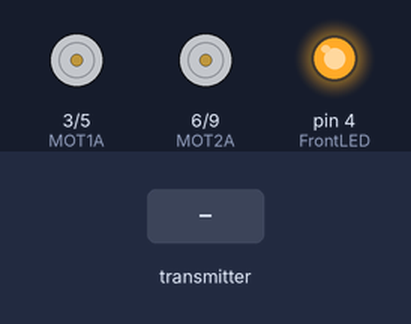
Recording of a sketch running on a simulated Arduino Uno, built with avr-gcc and run on an emulated ATmega328P. Shown: motor-driver pin pairs drawn as motors (green arrow = first pin HIGH = forward, orange = second pin HIGH = backward, longer = more drive), output pins drawn as LEDs (lit = HIGH). The test bench sets the inputs (shaded band). No radio packets arrive unless stated; what the sketch prints to the serial monitor is not drawn.

Above: at 1.2 s.
1.3 s: the transmitter starts sending carspeed = 1023
At 1.9 s:
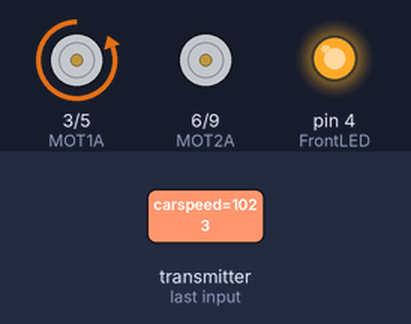
2.8 s: the transmitter starts sending steering = 256
At 3.1 s:
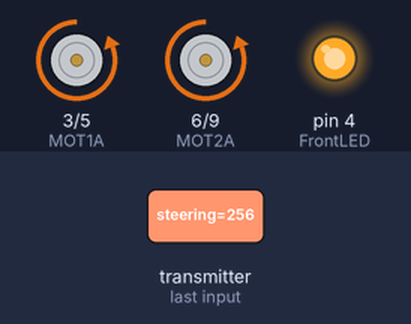
4.3 s: the transmitter starts sending carspeed = 0
At 5.5 s:
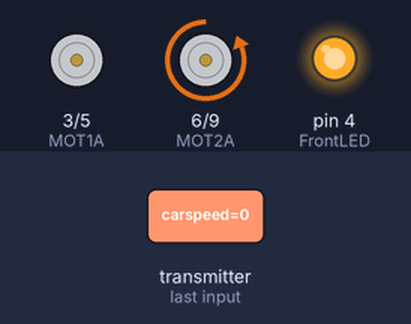
5.8 s: the transmitter starts sending steering = 0
At 6.6 s:
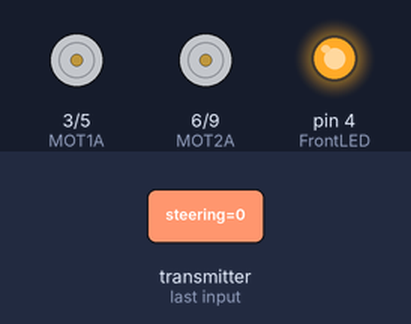
7.3 s: the transmitter starts sending steering = 512
At 7.7 s:
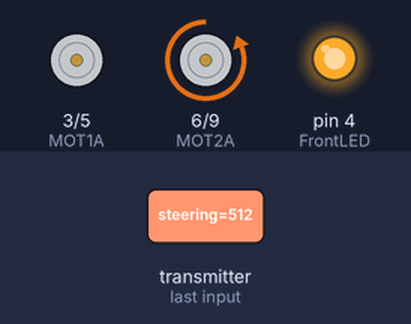
Timing chart, 0 to 9.8 s (numbered marks = the images above; inputs shaded):
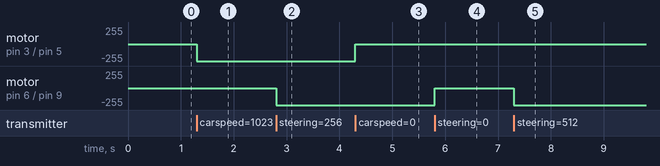

The sketch:

Car_receiver.ino
```cpp
#include <SPI.h>
//#include <printf.h>
#include "RF24.h"
#include "LowPower.h"

RF24 radio(8,10);                        // Set up nRF24L01 radio on SPI bus plus pins

#define MOT1A    3
#define MOT1B    5
#define MOT2A    6
#define MOT2B    9
#define FrontLED    4
#define SleepTimeout    60000
#define StopTimeout    1000

unsigned long PreviousTime;

const uint64_t pipe =  0xE8E8F0F0E1LL;

typedef struct {
  int carspeed;
  int steering;
} CarData;

CarData data;

void setup(void) {
  pinMode(MOT1A, OUTPUT);
  digitalWrite(MOT1A, LOW);
  pinMode(MOT1B, OUTPUT);
  digitalWrite(MOT1B, LOW);
  pinMode(MOT2A, OUTPUT);
  digitalWrite(MOT2A, LOW);
  pinMode(MOT2B, OUTPUT);
  digitalWrite(MOT2B, LOW);
  pinMode(FrontLED, OUTPUT);
  digitalWrite(FrontLED, HIGH);

  Serial.begin(115200);
//  printf_begin();

  radio.begin();                           // Setup and configure rf radio
  radio.openReadingPipe(1,pipe);
  radio.setPALevel(RF24_PA_LOW);
  radio.startListening();
//  radio.printDetails();                   // Dump the configuration of the rf unit for debugging

  Serial.println(F("\n\rRF24/examples/Receive/"));
  Serial.println("Waiting for data");
  data.carspeed = 0;
  data.steering = 0;
}

void loop(void){
  if ( radio.available() )
  {
    radio.read( &data, sizeof(data) );
    Serial.println("Received data");
    Serial.println(data.carspeed,DEC);
    Serial.println(data.steering,DEC);
    SpeedMotor(data.carspeed);
    SteeringMotor(data.steering);
    PreviousTime = millis();
  }
  Serial.print("Previous: ");
  Serial.println(PreviousTime);
  Serial.print("Current: ");
  Serial.println(millis());

  if (millis() > PreviousTime + StopTimeout) {
    SpeedMotor(0);
    SteeringMotor(0);
  }

  if (millis() > PreviousTime + SleepTimeout) {
    radio.stopListening();
    radio.powerDown();
    digitalWrite(FrontLED, LOW);
    LowPower.powerDown(SLEEP_FOREVER, ADC_OFF, BOD_OFF);
  }
}

void SpeedMotor(int MotorValue) {
  int MotorPin1;
  int MotorPin2;
  if (MotorValue < 0) {
    MotorPin1 = MOT1A;
    MotorPin2 = MOT1B;
  } else {
    MotorPin1 = MOT1B;
    MotorPin2 = MOT1A;
  }
  analogWrite(MotorPin1, abs(MotorValue));
  analogWrite(MotorPin2, 0);
}

void SteeringMotor(int MotorValue) {
  int MotorPin1;
  int MotorPin2;
  if (MotorValue < 0) {
    MotorPin1 = MOT2A;
    MotorPin2 = MOT2B;
  } else {
    MotorPin1 = MOT2B;
    MotorPin2 = MOT2A;
  }
  analogWrite(MotorPin1, abs(MotorValue));
  analogWrite(MotorPin2, 0);
}
```

Measured:
- after the input at 1.3 s, motor on pin 3 (MOT1A) / pin 5 (MOT1B): stopped → backward 255/255 at once
- after the input at 2.8 s, motor on pin 6 (MOT2A) / pin 9 (MOT2B): stopped → backward 255/255 at once
- after the input at 4.3 s, motor on pin 3 (MOT1A) / pin 5 (MOT1B): backward 255/255 → stopped at once
- after the input at 5.8 s, motor on pin 6 (MOT2A) / pin 9 (MOT2B): backward 255/255 → stopped at once
- after the input at 7.3 s, motor on pin 6 (MOT2A) / pin 9 (MOT2B): stopped → backward 255/255 at once
